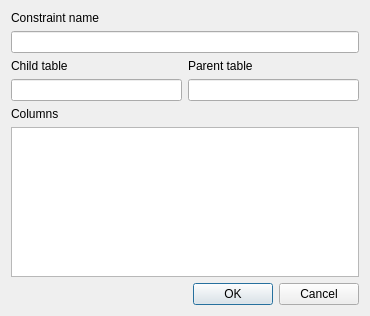
<?xml version="1.0" encoding="UTF-8"?>
<ui version="4.0">
 <class>Schema2RelationDialog2</class>
 <widget class="QDialog" name="Schema2RelationDialog2">
  <property name="geometry">
   <rect>
    <x>0</x>
    <y>0</y>
    <width>370</width>
    <height>316</height>
   </rect>
  </property>
  <property name="windowTitle">
   <string>Relation</string>
  </property>
  <layout class="QVBoxLayout" name="verticalLayout">
   <item>
    <layout class="QGridLayout" name="gridLayout">
     <item row="4" column="1">
      <widget class="QLabel" name="label">
       <property name="text">
        <string>Parent table</string>
       </property>
      </widget>
     </item>
     <item row="7" column="0" colspan="2">
      <widget class="QTableView" name="columns">
       <attribute name="horizontalHeaderVisible">
        <bool>false</bool>
       </attribute>
       <attribute name="horizontalHeaderStretchLastSection">
        <bool>true</bool>
       </attribute>
      </widget>
     </item>
     <item row="5" column="0">
      <widget class="QLineEdit" name="childTable"/>
     </item>
     <item row="2" column="0">
      <widget class="QLabel" name="label_4">
       <property name="text">
        <string>Constraint name</string>
       </property>
      </widget>
     </item>
     <item row="6" column="0" colspan="2">
      <widget class="QLabel" name="label_2">
       <property name="text">
        <string>Columns</string>
       </property>
      </widget>
     </item>
     <item row="5" column="1">
      <widget class="QLineEdit" name="parentTable"/>
     </item>
     <item row="4" column="0">
      <widget class="QLabel" name="label_3">
       <property name="text">
        <string>Child table</string>
       </property>
      </widget>
     </item>
     <item row="3" column="0" colspan="2">
      <widget class="QLineEdit" name="constraintName"/>
     </item>
    </layout>
   </item>
   <item>
    <widget class="QDialogButtonBox" name="buttonBox">
     <property name="orientation">
      <enum>Qt::Horizontal</enum>
     </property>
     <property name="standardButtons">
      <set>QDialogButtonBox::Cancel|QDialogButtonBox::Ok</set>
     </property>
    </widget>
   </item>
  </layout>
 </widget>
 <resources/>
 <connections>
  <connection>
   <sender>buttonBox</sender>
   <signal>accepted()</signal>
   <receiver>Schema2RelationDialog2</receiver>
   <slot>accept()</slot>
   <hints>
    <hint type="sourcelabel">
     <x>248</x>
     <y>254</y>
    </hint>
    <hint type="destinationlabel">
     <x>157</x>
     <y>274</y>
    </hint>
   </hints>
  </connection>
  <connection>
   <sender>buttonBox</sender>
   <signal>rejected()</signal>
   <receiver>Schema2RelationDialog2</receiver>
   <slot>reject()</slot>
   <hints>
    <hint type="sourcelabel">
     <x>316</x>
     <y>260</y>
    </hint>
    <hint type="destinationlabel">
     <x>286</x>
     <y>274</y>
    </hint>
   </hints>
  </connection>
 </connections>
</ui>
